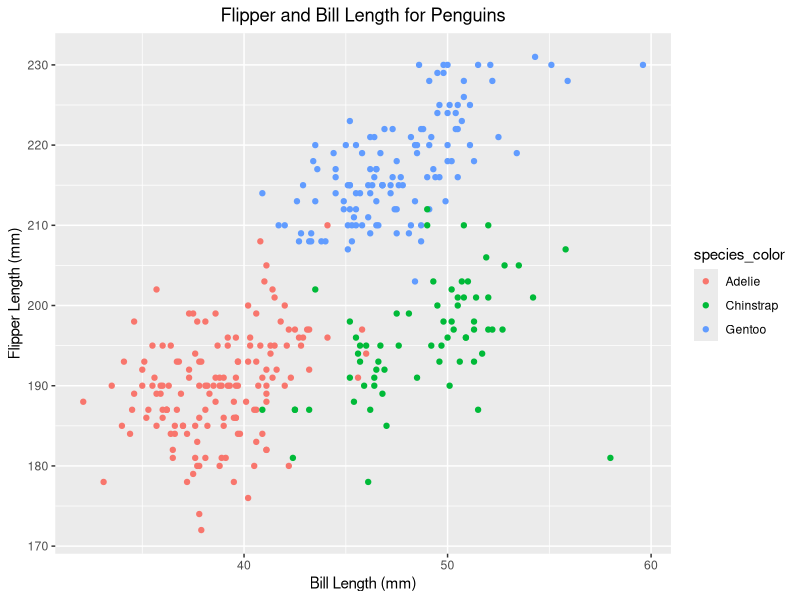
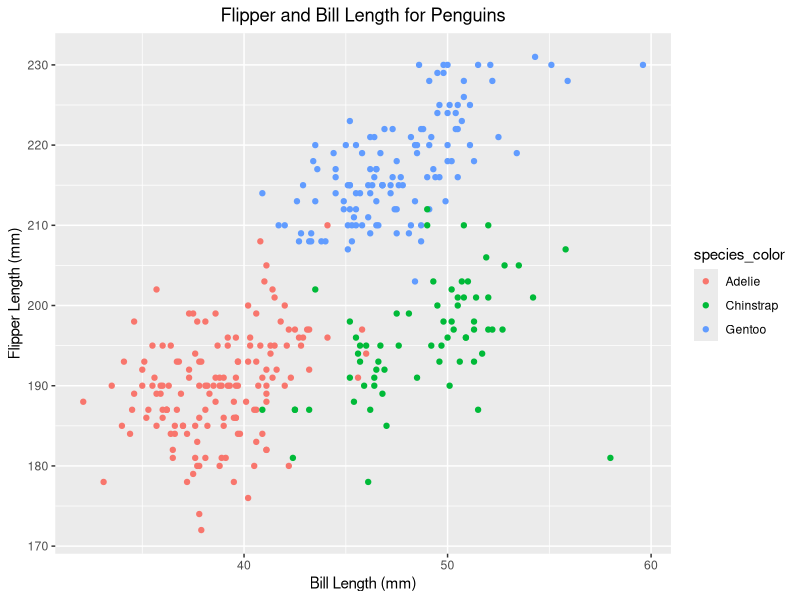

Generate these figures, in order, with R:
## ---- chunk 1
knitr::opts_chunk$set(echo = TRUE)
## ---- chunk 2
# I set message = FALSE for concision
library(tidyverse)
## ---- chunk 3
set.seed(1) 
p1_df = tibble(
  vec_numeric = rnorm(10),
  vec_logical = vec_numeric > 0,
  vec_char = c("will", "you", "get", "a", 
                 "headache", "if", "you", "think", "too", "hard"),
  vec_factor = factor(c("high", "low", "medium", "high", "medium", 
                        "medium", "low", "high", "high", "low"))
)
p1_df
## ---- chunk 4
# pulled each columns from the data frame for future uses
numeric_col = pull(p1_df, vec_numeric)
logical_col = pull(p1_df, vec_logical)
char_col = pull(p1_df, vec_char)
factor_col = pull(p1_df, vec_factor)

# calculate means
mean(numeric_col)
mean(logical_col)
mean(char_col)
mean(factor_col)
## ---- chunk 5
# packages installed in the terminal
data("penguins", package = "palmerpenguins")
penguins
## ---- chunk 6
# I get rid of the Null values
bill_l = mean(pull(penguins, bill_length_mm), na.rm = TRUE)
bill_d = mean(pull(penguins, bill_depth_mm), na.rm = TRUE)
flip_l = mean(pull(penguins, flipper_length_mm), na.rm = TRUE)
body_m = mean(pull(penguins, body_mass_g), na.rm = TRUE)
c(bill_l, bill_d, flip_l, body_m)
## ---- chunk 7
bill_len = pull(penguins, bill_length_mm)
flip_len = pull(penguins, flipper_length_mm)
species_color = pull(penguins, species)
ggplot(penguins, aes(x = bill_len, y = flip_len, col = species_color)) + 
  geom_point() + 
  ggtitle("Flipper and Bill Length for Penguins") +
  theme(plot.title = element_text(hjust = 0.5)) +
  labs(y = "Flipper Length (mm)",x = "Bill Length (mm)")
## ---- chunk 8
ggsave("./scatterplot.pdf", height = 4, width = 6)
